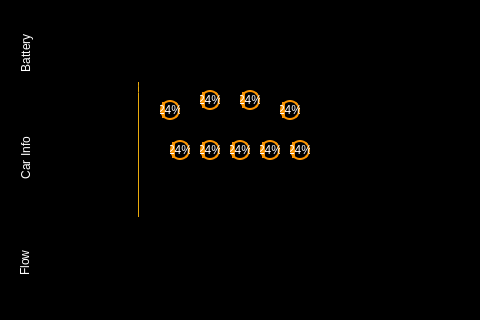
<?xml version="1.0" encoding="UTF-8"?>
<ui version="4.0">
 <class>MainWindow</class>
 <widget class="QMainWindow" name="MainWindow">
  <property name="geometry">
   <rect>
    <x>0</x>
    <y>0</y>
    <width>480</width>
    <height>320</height>
   </rect>
  </property>
  <property name="windowTitle">
   <string>MainWindow</string>
  </property>
  <property name="styleSheet">
   <string notr="true">QMainWindow{
background-color:black;
}
QWidget{
background-color:black;
}</string>
  </property>
  <widget class="QWidget" name="centralwidget">
   <widget class="QTabWidget" name="tabWidget">
    <property name="geometry">
     <rect>
      <x>0</x>
      <y>0</y>
      <width>480</width>
      <height>320</height>
     </rect>
    </property>
    <property name="styleSheet">
     <string notr="true">QTabWidget{
background-color:black;
}
QTabBar::tab{
color:white;
background-color:black;
width:50px;
height:105px;
}
QTabBar{
color:black;
background-color:black;
}
QWidget{
background-color:black;
border-color:black;
}
</string>
    </property>
    <property name="tabPosition">
     <enum>QTabWidget::West</enum>
    </property>
    <property name="currentIndex">
     <number>2</number>
    </property>
    <widget class="QWidget" name="tab">
     <attribute name="title">
      <string>Battery</string>
     </attribute>
     <widget class="QProgressBar" name="current_regen">
      <property name="geometry">
       <rect>
        <x>10</x>
        <y>180</y>
        <width>141</width>
        <height>81</height>
       </rect>
      </property>
      <property name="styleSheet">
       <string notr="true">QProgressBar::chunk{
background-color:rgb(45, 137, 25);
border-radius:0px;
}
QProgressBar{
border: 2px solid grey;
border-radius: 10px;
text-align: center;
background:black;
color:white;
}</string>
      </property>
      <property name="value">
       <number>24</number>
      </property>
     </widget>
     <widget class="QLabel" name="label_2">
      <property name="geometry">
       <rect>
        <x>60</x>
        <y>150</y>
        <width>51</width>
        <height>21</height>
       </rect>
      </property>
      <property name="text">
       <string>&lt;html&gt;&lt;head/&gt;&lt;body&gt;&lt;p&gt;&lt;span style=&quot; color:#ffffff;&quot;&gt;Regen&lt;/span&gt;&lt;/p&gt;&lt;/body&gt;&lt;/html&gt;</string>
      </property>
     </widget>
     <widget class="QProgressBar" name="SOC_prog">
      <property name="geometry">
       <rect>
        <x>20</x>
        <y>31</y>
        <width>281</width>
        <height>91</height>
       </rect>
      </property>
      <property name="styleSheet">
       <string notr="true">QProgressBar{
border: 2px solid black;
border-radius: 5px;
text-align: center;
background:white;
}
QProgressBar::chunk{
border-radius: 5px;
}

</string>
      </property>
      <property name="value">
       <number>24</number>
      </property>
     </widget>
     <widget class="QProgressBar" name="temp_prog">
      <property name="geometry">
       <rect>
        <x>345</x>
        <y>20</y>
        <width>51</width>
        <height>191</height>
       </rect>
      </property>
      <property name="styleSheet">
       <string notr="true">QProgressBar::chunk{
background-color: rgb(188, 5, 5);
border-radius: 3px;
}
QProgressBar{
border: none;
border-radius: 10px;
text-align: center;
background:black;
color:white;}</string>
      </property>
      <property name="value">
       <number>24</number>
      </property>
     </widget>
     <widget class="QProgressBar" name="current_discharge">
      <property name="geometry">
       <rect>
        <x>150</x>
        <y>180</y>
        <width>141</width>
        <height>81</height>
       </rect>
      </property>
      <property name="styleSheet">
       <string notr="true">QProgressBar::chunk{
background-color:rgb(251, 90, 11);
border-radius:0px;
}
QProgressBar{
border: 2px solid grey;
border-radius: 10px;
text-align: center;
background:black;
color:white;
}</string>
      </property>
      <property name="value">
       <number>24</number>
      </property>
     </widget>
     <widget class="QLabel" name="label">
      <property name="geometry">
       <rect>
        <x>180</x>
        <y>150</y>
        <width>81</width>
        <height>21</height>
       </rect>
      </property>
      <property name="text">
       <string>&lt;html&gt;&lt;head/&gt;&lt;body&gt;&lt;p&gt;&lt;span style=&quot; color:#ffffff;&quot;&gt;Discharge&lt;/span&gt;&lt;/p&gt;&lt;/body&gt;&lt;/html&gt;</string>
      </property>
     </widget>
     <widget class="QLabel" name="bat_out">
      <property name="geometry">
       <rect>
        <x>17</x>
        <y>28</y>
        <width>299</width>
        <height>97</height>
       </rect>
      </property>
      <property name="frameShape">
       <enum>QFrame::NoFrame</enum>
      </property>
      <property name="text">
       <string/>
      </property>
      <property name="textFormat">
       <enum>Qt::PlainText</enum>
      </property>
      <property name="pixmap">
       <pixmap>../build-first_GUI-Desktop-Debug/bo.jpg</pixmap>
      </property>
      <property name="scaledContents">
       <bool>true</bool>
      </property>
     </widget>
     <widget class="QLabel" name="label_3">
      <property name="geometry">
       <rect>
        <x>320</x>
        <y>10</y>
        <width>101</width>
        <height>295</height>
       </rect>
      </property>
      <property name="text">
       <string/>
      </property>
      <property name="pixmap">
       <pixmap>../build-first_GUI-Desktop-Debug/thermooutline.jpg</pixmap>
      </property>
      <property name="scaledContents">
       <bool>true</bool>
      </property>
     </widget>
     <widget class="Line" name="line">
      <property name="geometry">
       <rect>
        <x>144</x>
        <y>180</y>
        <width>13</width>
        <height>81</height>
       </rect>
      </property>
      <property name="orientation">
       <enum>Qt::Vertical</enum>
      </property>
     </widget>
     <widget class="QLCDNumber" name="regen_num">
      <property name="geometry">
       <rect>
        <x>50</x>
        <y>270</y>
        <width>64</width>
        <height>21</height>
       </rect>
      </property>
      <property name="styleSheet">
       <string notr="true">QLCDNumber{
text-align:center;
}</string>
      </property>
     </widget>
     <widget class="QLCDNumber" name="dischargenum">
      <property name="geometry">
       <rect>
        <x>180</x>
        <y>270</y>
        <width>64</width>
        <height>23</height>
       </rect>
      </property>
      <property name="styleSheet">
       <string notr="true"/>
      </property>
     </widget>
     <zorder>label_3</zorder>
     <zorder>bat_out</zorder>
     <zorder>SOC_prog</zorder>
     <zorder>current_regen</zorder>
     <zorder>label_2</zorder>
     <zorder>temp_prog</zorder>
     <zorder>current_discharge</zorder>
     <zorder>label</zorder>
     <zorder>line</zorder>
     <zorder>regen_num</zorder>
     <zorder>dischargenum</zorder>
    </widget>
    <widget class="QWidget" name="tab_2">
     <property name="styleSheet">
      <string notr="true"/>
     </property>
     <attribute name="title">
      <string>Car Info</string>
     </attribute>
    </widget>
    <widget class="QWidget" name="tab_3">
     <attribute name="title">
      <string>Flow</string>
     </attribute>
     <widget class="QLabel" name="label_4">
      <property name="geometry">
       <rect>
        <x>0</x>
        <y>50</y>
        <width>421</width>
        <height>201</height>
       </rect>
      </property>
      <property name="text">
       <string/>
      </property>
      <property name="pixmap">
       <pixmap>../build-first_GUI-Desktop-Debug/camaro.bmp</pixmap>
      </property>
      <property name="scaledContents">
       <bool>true</bool>
      </property>
     </widget>
     <widget class="QLabel" name="fatboy">
      <property name="geometry">
       <rect>
        <x>110</x>
        <y>126</y>
        <width>151</width>
        <height>50</height>
       </rect>
      </property>
      <property name="text">
       <string/>
      </property>
      <property name="pixmap">
       <pixmap>../build-first_GUI-Desktop-Debug/arrowleft.bmp</pixmap>
      </property>
      <property name="scaledContents">
       <bool>true</bool>
      </property>
     </widget>
     <widget class="QLabel" name="label_6">
      <property name="geometry">
       <rect>
        <x>300</x>
        <y>140</y>
        <width>31</width>
        <height>21</height>
       </rect>
      </property>
      <property name="text">
       <string/>
      </property>
      <property name="pixmap">
       <pixmap>../build-first_GUI-Desktop-Debug/chub.bmp</pixmap>
      </property>
      <property name="scaledContents">
       <bool>true</bool>
      </property>
     </widget>
     <widget class="QLabel" name="skinnyboy">
      <property name="geometry">
       <rect>
        <x>110</x>
        <y>140</y>
        <width>151</width>
        <height>21</height>
       </rect>
      </property>
      <property name="text">
       <string/>
      </property>
      <property name="pixmap">
       <pixmap>../build-first_GUI-Desktop-Debug/arrowleft.bmp</pixmap>
      </property>
      <property name="scaledContents">
       <bool>true</bool>
      </property>
     </widget>
     <widget class="QLabel" name="dischargearrow">
      <property name="geometry">
       <rect>
        <x>70</x>
        <y>90</y>
        <width>201</width>
        <height>31</height>
       </rect>
      </property>
      <property name="text">
       <string/>
      </property>
      <property name="pixmap">
       <pixmap>../build-first_GUI-Desktop-Debug/chrg.bmp</pixmap>
      </property>
      <property name="scaledContents">
       <bool>true</bool>
      </property>
     </widget>
     <widget class="QLabel" name="chargarrow">
      <property name="geometry">
       <rect>
        <x>80</x>
        <y>90</y>
        <width>191</width>
        <height>31</height>
       </rect>
      </property>
      <property name="text">
       <string/>
      </property>
      <property name="pixmap">
       <pixmap>../build-first_GUI-Desktop-Debug/unchrg.bmp</pixmap>
      </property>
      <property name="scaledContents">
       <bool>true</bool>
      </property>
     </widget>
     <widget class="QProgressBar" name="progressBar">
      <property name="geometry">
       <rect>
        <x>88</x>
        <y>82</y>
        <width>5</width>
        <height>135</height>
       </rect>
      </property>
      <property name="styleSheet">
       <string notr="true">QProgressBar::chunk{
background-color:rgb(234, 170, 12);
}</string>
      </property>
      <property name="value">
       <number>24</number>
      </property>
     </widget>
     <widget class="QProgressBar" name="orb1">
      <property name="geometry">
       <rect>
        <x>110</x>
        <y>100</y>
        <width>20</width>
        <height>20</height>
       </rect>
      </property>
      <property name="styleSheet">
       <string notr="true">QProgressBar::chunk{
background-color:rgb(252, 149, 0);
border-radius:5px;
}
QProgressBar{
border: 2px solid rgb(252, 149, 0);
border-radius: 10px;
text-align: center;
background:black;
color:white;
}</string>
      </property>
      <property name="value">
       <number>24</number>
      </property>
     </widget>
     <widget class="QProgressBar" name="orb1_2">
      <property name="geometry">
       <rect>
        <x>150</x>
        <y>90</y>
        <width>20</width>
        <height>20</height>
       </rect>
      </property>
      <property name="styleSheet">
       <string notr="true">QProgressBar::chunk{
background-color:rgb(252, 149, 0);
border-radius:5px;
}
QProgressBar{
border: 2px solid rgb(252, 149, 0);
border-radius: 10px;
text-align: center;
background:black;
color:white;
}</string>
      </property>
      <property name="value">
       <number>24</number>
      </property>
     </widget>
     <widget class="QProgressBar" name="orb1_3">
      <property name="geometry">
       <rect>
        <x>190</x>
        <y>90</y>
        <width>20</width>
        <height>20</height>
       </rect>
      </property>
      <property name="styleSheet">
       <string notr="true">QProgressBar::chunk{
background-color:rgb(252, 149, 0);
border-radius:5px;
}
QProgressBar{
border: 2px solid rgb(252, 149, 0);
border-radius: 10px;
text-align: center;
background:black;
color:white;
}</string>
      </property>
      <property name="value">
       <number>24</number>
      </property>
     </widget>
     <widget class="QProgressBar" name="orb1_4">
      <property name="geometry">
       <rect>
        <x>230</x>
        <y>100</y>
        <width>20</width>
        <height>20</height>
       </rect>
      </property>
      <property name="styleSheet">
       <string notr="true">QProgressBar::chunk{
background-color:rgb(252, 149, 0);
border-radius:5px;
}
QProgressBar{
border: 2px solid rgb(252, 149, 0);
border-radius: 10px;
text-align: center;
background:black;
color:white;
}</string>
      </property>
      <property name="value">
       <number>24</number>
      </property>
     </widget>
     <widget class="QProgressBar" name="orb1_5">
      <property name="geometry">
       <rect>
        <x>240</x>
        <y>140</y>
        <width>20</width>
        <height>20</height>
       </rect>
      </property>
      <property name="styleSheet">
       <string notr="true">QProgressBar::chunk{
background-color:rgb(252, 149, 0);
border-radius:5px;
}
QProgressBar{
border: 2px solid rgb(252, 149, 0);
border-radius: 10px;
text-align: center;
background:black;
color:white;
}</string>
      </property>
      <property name="value">
       <number>24</number>
      </property>
     </widget>
     <widget class="QProgressBar" name="orb1_6">
      <property name="geometry">
       <rect>
        <x>210</x>
        <y>140</y>
        <width>20</width>
        <height>20</height>
       </rect>
      </property>
      <property name="styleSheet">
       <string notr="true">QProgressBar::chunk{
background-color:rgb(252, 149, 0);
border-radius:5px;
}
QProgressBar{
border: 2px solid rgb(252, 149, 0);
border-radius: 10px;
text-align: center;
background:black;
color:white;
}</string>
      </property>
      <property name="value">
       <number>24</number>
      </property>
     </widget>
     <widget class="QProgressBar" name="orb1_7">
      <property name="geometry">
       <rect>
        <x>180</x>
        <y>140</y>
        <width>20</width>
        <height>20</height>
       </rect>
      </property>
      <property name="styleSheet">
       <string notr="true">QProgressBar::chunk{
background-color:rgb(252, 149, 0);
border-radius:5px;
}
QProgressBar{
border: 2px solid rgb(252, 149, 0);
border-radius: 10px;
text-align: center;
background:black;
color:white;
}</string>
      </property>
      <property name="value">
       <number>24</number>
      </property>
     </widget>
     <widget class="QProgressBar" name="orb1_8">
      <property name="geometry">
       <rect>
        <x>150</x>
        <y>140</y>
        <width>20</width>
        <height>20</height>
       </rect>
      </property>
      <property name="styleSheet">
       <string notr="true">QProgressBar::chunk{
background-color:rgb(252, 149, 0);
border-radius:5px;
}
QProgressBar{
border: 2px solid rgb(252, 149, 0);
border-radius: 10px;
text-align: center;
background:black;
color:white;
}</string>
      </property>
      <property name="value">
       <number>24</number>
      </property>
     </widget>
     <widget class="QProgressBar" name="orb1_9">
      <property name="geometry">
       <rect>
        <x>120</x>
        <y>140</y>
        <width>20</width>
        <height>20</height>
       </rect>
      </property>
      <property name="styleSheet">
       <string notr="true">QProgressBar::chunk{
background-color:rgb(252, 149, 0);
border-radius:5px;
}
QProgressBar{
border: 2px solid rgb(252, 149, 0);
border-radius: 10px;
text-align: center;
background:black;
color:white;
}</string>
      </property>
      <property name="value">
       <number>24</number>
      </property>
     </widget>
    </widget>
   </widget>
  </widget>
 </widget>
 <resources/>
 <connections/>
</ui>
